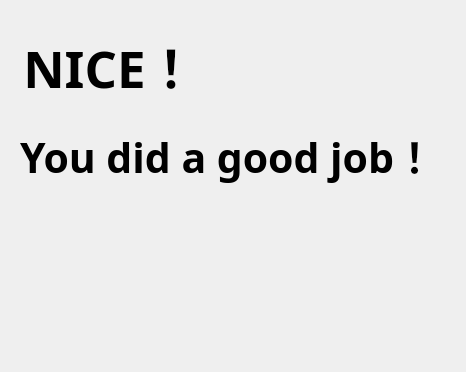
<?xml version="1.0" encoding="UTF-8"?>
<ui version="4.0">
 <class>Win</class>
 <widget class="QDialog" name="Win">
  <property name="geometry">
   <rect>
    <x>0</x>
    <y>0</y>
    <width>466</width>
    <height>372</height>
   </rect>
  </property>
  <property name="windowTitle">
   <string>Dialog</string>
  </property>
  <widget class="QLabel" name="label">
   <property name="geometry">
    <rect>
     <x>10</x>
     <y>0</y>
     <width>221</width>
     <height>131</height>
    </rect>
   </property>
   <property name="font">
    <font>
     <family>Arial Black</family>
     <pointsize>38</pointsize>
     <weight>75</weight>
     <bold>true</bold>
    </font>
   </property>
   <property name="text">
    <string> NICE！</string>
   </property>
   <property name="textFormat">
    <enum>Qt::AutoText</enum>
   </property>
  </widget>
  <widget class="QLabel" name="label_2">
   <property name="geometry">
    <rect>
     <x>20</x>
     <y>60</y>
     <width>481</width>
     <height>191</height>
    </rect>
   </property>
   <property name="font">
    <font>
     <family>Arial Black</family>
     <pointsize>31</pointsize>
     <weight>75</weight>
     <bold>true</bold>
    </font>
   </property>
   <property name="text">
    <string>You did a good job！</string>
   </property>
  </widget>
  <widget class="QLabel" name="label_3">
   <property name="geometry">
    <rect>
     <x>20</x>
     <y>220</y>
     <width>121</width>
     <height>121</height>
    </rect>
   </property>
   <property name="text">
    <string/>
   </property>
   <property name="pixmap">
    <pixmap resource="pic.qrc">:/01300000869789127633543304016_s.jpg</pixmap>
   </property>
   <property name="scaledContents">
    <bool>true</bool>
   </property>
  </widget>
  <widget class="QLabel" name="label_4">
   <property name="geometry">
    <rect>
     <x>0</x>
     <y>0</y>
     <width>471</width>
     <height>371</height>
    </rect>
   </property>
   <property name="text">
    <string/>
   </property>
   <property name="pixmap">
    <pixmap resource="pic.qrc">:/654654.jpg</pixmap>
   </property>
   <property name="scaledContents">
    <bool>true</bool>
   </property>
  </widget>
  <widget class="QLabel" name="label_5">
   <property name="geometry">
    <rect>
     <x>160</x>
     <y>190</y>
     <width>141</width>
     <height>131</height>
    </rect>
   </property>
   <property name="text">
    <string/>
   </property>
   <property name="pixmap">
    <pixmap resource="pic.qrc">:/01300000869789127633543304016_s.jpg</pixmap>
   </property>
   <property name="scaledContents">
    <bool>true</bool>
   </property>
  </widget>
  <widget class="QLabel" name="label_6">
   <property name="geometry">
    <rect>
     <x>330</x>
     <y>230</y>
     <width>111</width>
     <height>111</height>
    </rect>
   </property>
   <property name="text">
    <string/>
   </property>
   <property name="pixmap">
    <pixmap resource="pic.qrc">:/01300000869789127633543304016_s.jpg</pixmap>
   </property>
   <property name="scaledContents">
    <bool>true</bool>
   </property>
  </widget>
  <zorder>label_4</zorder>
  <zorder>label</zorder>
  <zorder>label_2</zorder>
  <zorder>label_3</zorder>
  <zorder>label_5</zorder>
  <zorder>label_6</zorder>
 </widget>
 <resources>
  <include location="pic.qrc"/>
 </resources>
 <connections/>
</ui>
